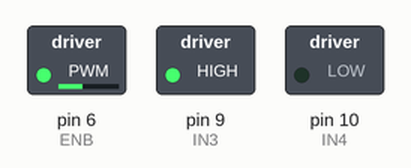
Simulated run of this sketch. Board: Arduino Uno, built with avr-gcc and run on an emulated ATmega328P. On the bench: switched loads named in the sketch (green lamp = pin HIGH).

Above: at 0.1 s.
Timing chart, 0 to 1.6 s (numbered marks = the images above):
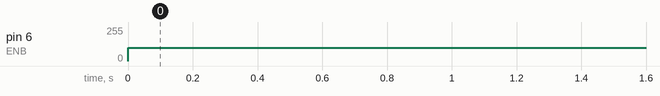

The sketch:

Motor_Test.ino
```cpp
#define ENB 6   // Speed control for Motor B
#define IN3 9   // Motor B direction
#define IN4 10  // Motor B direction

void setup() {
    pinMode(ENB, OUTPUT);
    pinMode(IN3, OUTPUT);
    pinMode(IN4, OUTPUT);

    Serial.begin(9600); // Initialize Serial Monitor

    // Set motor direction (Forward)
    digitalWrite(IN3, HIGH);
    digitalWrite(IN4, LOW);
}

void loop() {
    // Increase speed from 0 to 255
    /*for (int speed = 0; speed <= 255; speed++) {
        analogWrite(ENB, speed);
        Serial.print("Speed: ");
        Serial.println(speed);
        delay(20); // Smooth acceleration
    }
    delay(1000); // Hold max speed for 1 second

    // Decrease speed from 255 to 0
    for (int speed = 255; speed >= 0; speed--) {
        analogWrite(ENB, speed);
        Serial.print("Speed: ");
        Serial.println(speed);
        delay(20); // Smooth deceleration
    }*/
    analogWrite(ENB, 100);

    delay(1000); // Hold at stop for 1 second
}
```

Measured:
- by itself, pin 6 (ENB): 0/255 → 100/255 at 0.00 s
